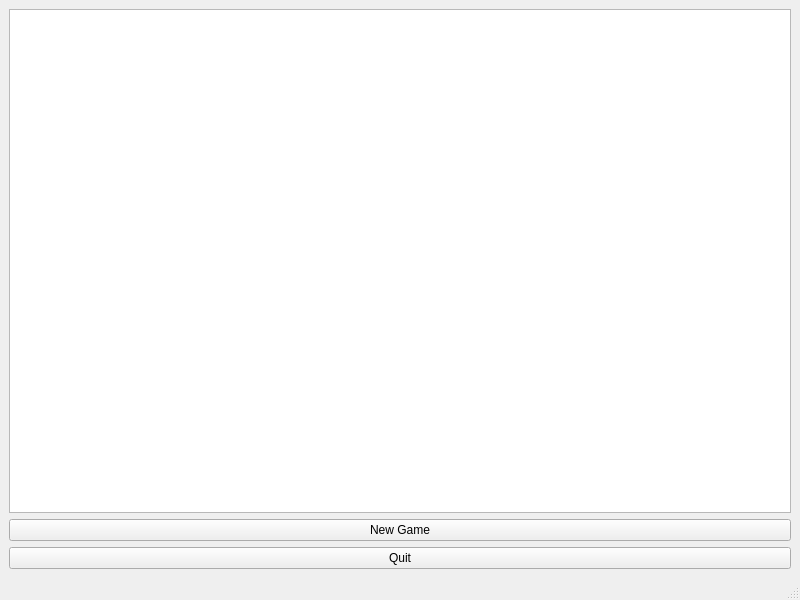
<?xml version="1.0" encoding="UTF-8"?>
<ui version="4.0">
 <class>scoreBoard</class>
 <widget class="QMainWindow" name="scoreBoard">
  <property name="geometry">
   <rect>
    <x>0</x>
    <y>0</y>
    <width>800</width>
    <height>600</height>
   </rect>
  </property>
  <property name="windowTitle">
   <string>MainWindow</string>
  </property>
  <widget class="QWidget" name="centralwidget">
   <layout class="QVBoxLayout" name="verticalLayout">
    <item>
     <widget class="QGraphicsView" name="graphicsView"/>
    </item>
    <item>
     <widget class="QPushButton" name="pushButton">
      <property name="text">
       <string>New Game</string>
      </property>
     </widget>
    </item>
    <item>
     <widget class="QPushButton" name="pushButton_2">
      <property name="text">
       <string>Quit</string>
      </property>
     </widget>
    </item>
   </layout>
  </widget>
  <widget class="QMenuBar" name="menubar">
   <property name="geometry">
    <rect>
     <x>0</x>
     <y>0</y>
     <width>800</width>
     <height>25</height>
    </rect>
   </property>
  </widget>
  <widget class="QStatusBar" name="statusbar"/>
 </widget>
 <resources/>
 <connections/>
</ui>
